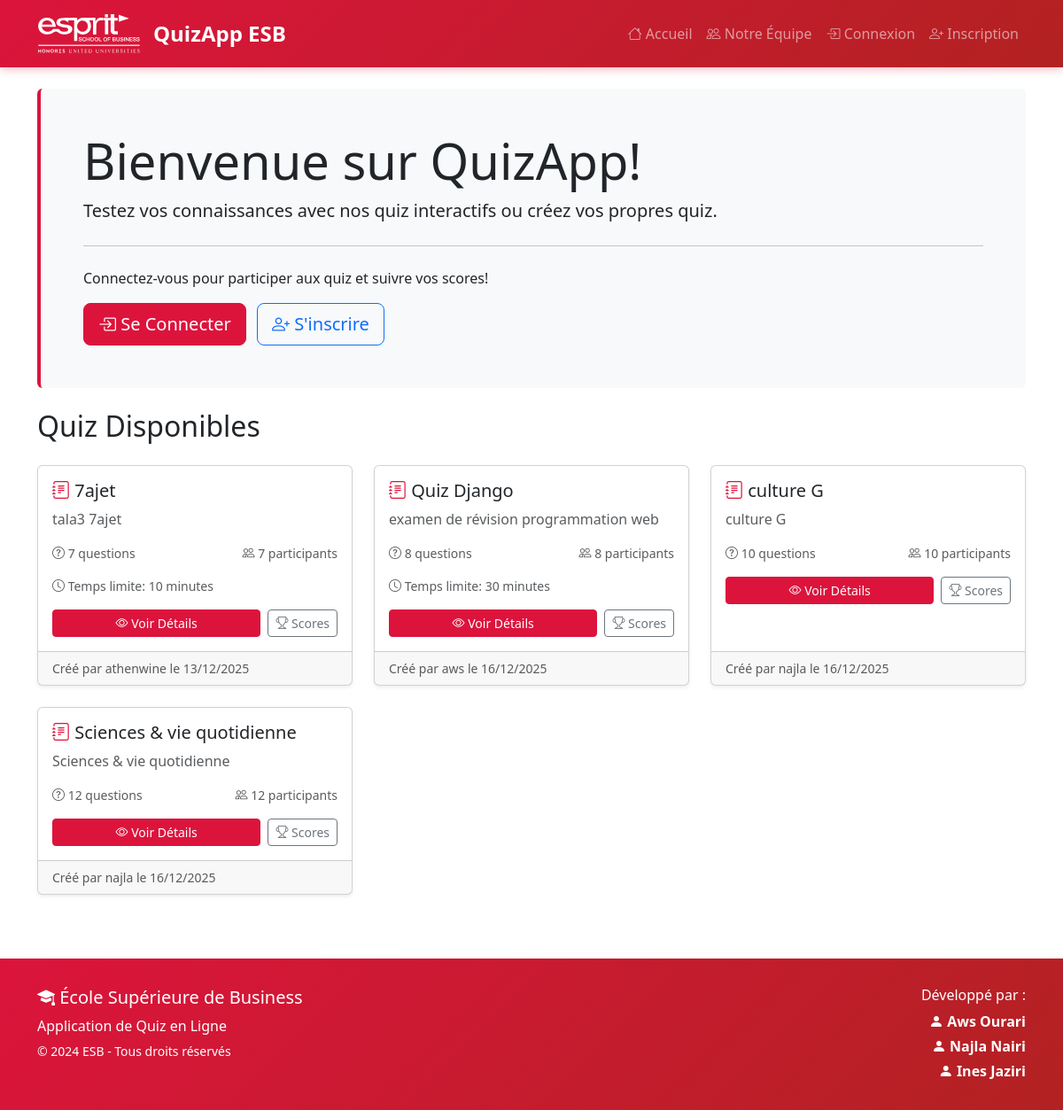
The page / on the database its author committed.
### quiz/models.py (models this page shows, shortened)
class Quiz(models.Model):
    title = models.CharField(max_length=200)
    description = models.TextField()
    created_by = models.ForeignKey(User, on_delete=models.CASCADE, related_name='created_quizzes')
    created_at = models.DateTimeField(auto_now_add=True)
    updated_at = models.DateTimeField(auto_now=True)
    is_active = models.BooleanField(default=True)
    time_limit = models.IntegerField(help_text="Time limit in minutes", null=True, blank=True)
    class Meta:
        verbose_name_plural = "Quizzes"
        ordering = ['-created_at']

### quiz/views.py (the view)
# urls.py: path('', views.home, name='home'),
def home(request):
    quizzes = Quiz.objects.filter(is_active=True).annotate(
        questions_count=Count('questions'),
        attempts_count=Count('attempts')
    )
    context = {'quizzes': quizzes}
    return render(request, 'quiz/home.html', context)

### templates/quiz/home.html (shortened to what this page needs)
{% extends 'quiz/base.html' %}
{% block content %}
<div class="row mb-4">
    <div class="col-12">
        <div class="jumbotron bg-light p-5 rounded">
            <h1 class="display-4">Bienvenue sur QuizApp!</h1>
            <p class="lead">Testez vos connaissances avec nos quiz interactifs ou créez vos propres quiz.</p>
            <hr class="my-4">
            {% if user.is_authenticated %}
                <p>Prêt à commencer? Choisissez un quiz ci-dessous ou créez le vôtre!</p>
                <a class="btn btn-primary btn-lg" href="{% url 'create_quiz' %}" role="button">
                    <i class="bi bi-plus-circle"></i> Créer un Quiz
                </a>
            {% else %}
                <p>Connectez-vous pour participer aux quiz et suivre vos scores!</p>
                <a class="btn btn-primary btn-lg me-2" href="{% url 'login' %}" role="button">
                    <i class="bi bi-box-arrow-in-right"></i> Se Connecter
                </a>
                <a class="btn btn-outline-primary btn-lg" href="{% url 'register' %}" role="button">
                    <i class="bi bi-person-plus"></i> S'inscrire
                </a>
            {% endif %}
        </div>
    </div>
</div>
<h2 class="mb-4">Quiz Disponibles</h2>
{% if quizzes %}
    <div class="row">
        {% for quiz in quizzes %}
            <div class="col-md-6 col-lg-4 mb-4">
                <div class="card quiz-card h-100 shadow-sm">
                    <div class="card-body">
                        <h5 class="card-title">
                            <i class="bi bi-journal-text text-primary"></i>
                            {{ quiz.title }}
                        </h5>
                        <p class="card-text text-muted">{{ quiz.description|truncatewords:20 }}</p>
                        <div class="d-flex justify-content-between text-muted small mb-3">
                            <span>
                                <i class="bi bi-question-circle"></i>
                                {{ quiz.questions_count }} question{{ quiz.questions_count|pluralize }}
                            </span>
                            <span>
                                <i class="bi bi-people"></i>
                                {{ quiz.attempts_count }} participant{{ quiz.attempts_count|pluralize }}
                            </span>
                        </div>
                        {% if quiz.time_limit %}
                            <p class="text-muted small">
                                <i class="bi bi-clock"></i> Temps limite: {{ quiz.time_limit }} minutes
                            </p>
                        {% endif %}
                        <div class="d-flex gap-2">
                            <a href="{% url 'quiz_detail' quiz.pk %}" class="btn btn-primary btn-sm flex-fill">
                                <i class="bi bi-eye"></i> Voir Détails
                            </a>
                            <a href="{% url 'quiz_scores' quiz.pk %}" class="btn btn-outline-secondary btn-sm">
                                <i class="bi bi-trophy"></i> Scores
                            </a>
                        </div>
                    </div>
                    <div class="card-footer text-muted small">
                        Créé par {{ quiz.created_by.username }} le {{ quiz.created_at|date:"d/m/Y" }}
                    </div>
                </div>
            </div>
        {% endfor %}
    </div>
{% else %}
    <div class="alert alert-info">
        <i class="bi bi-info-circle"></i> Aucun quiz disponible pour le moment. Soyez le premier à en créer un!
    </div>
{% endif %}
{% endblock %}

### templates/quiz/base.html (style rules this page uses)
:root { --esb-red: #DC143C; --esb-dark-red: #B22222; --esb-light-red: #FF6B6B; }
body { min-height: 100vh; display: flex; flex-direction: column; }
.btn-primary, .bg-primary { background-color: var(--esb-red) !important; border-color: var(--esb-red) !important; }
.text-primary { color: var(--esb-red) !important; }
.jumbotron { border-left: 4px solid var(--esb-red); }

### rows shown on the page
Quiz: title "7ajet", description "tala3 7ajet", questions_count "7", attempts_count "7", time_limit "10", created_by.username "athenwine", created_at "13/12/2025"
Quiz: title "Quiz Django", description "examen de révision programmation web", questions_count "8", attempts_count "8", time_limit "30", created_by.username "aws", created_at "16/12/2025"
Quiz: title "culture G", description "culture G", questions_count "10", attempts_count "10", created_by.username "najla", created_at "16/12/2025"
Quiz: title "Sciences & vie quotidienne", description "Sciences & vie quotidienne", questions_count "12", attempts_count "12", created_by.username "najla", created_at "16/12/2025"
